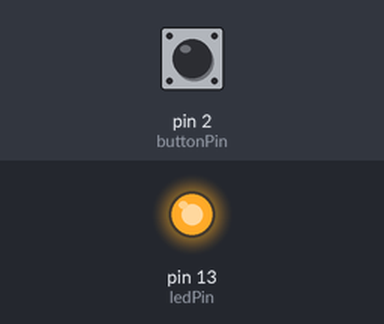
A sketch run on a simulated Arduino Uno, built with avr-gcc and run on an emulated ATmega328P. Parts: output pins drawn as LEDs (lit = HIGH). The inputs (shaded band) are chosen by the test bench; at power-on: pin 2 (buttonPin) HIGH. What the sketch prints to the serial monitor is not drawn.

Above: at 6.8 s.
6.9 s: pin 2 (buttonPin) pulled LOW for 3 s
At 8.1 s:
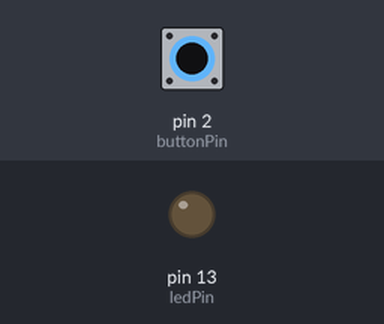
Timing chart, 0 to 9.9 s (numbered marks = the images above; inputs shaded):
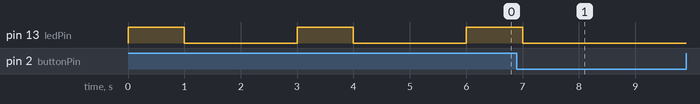

The sketch:

ButtonTest01.ino
```cpp
#define button 2
const int ledPin = 13;
const int buttonPin = 2;

void setup() {

  Serial.begin(9600);

  pinMode(ledPin, OUTPUT);
  pinMode(buttonPin, INPUT_PULLUP);

  while (digitalRead(buttonPin) == 1) {
    digitalWrite(ledPin, HIGH);
    delay(1000);
    digitalWrite(ledPin, LOW);
    delay(2000);
  }
}

void loop() {

  delay(100);
  Serial.println(millis());

}
```

Measured:
- after the input at 6.9 s, pin 13 (ledPin): goes on until 7.0 s, then stays LOW
